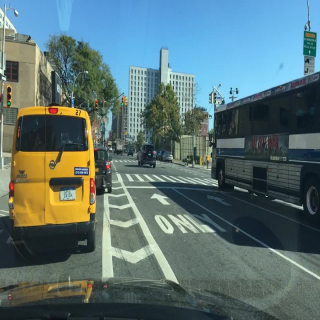
#> input picture v_data/0a022bf4-abaf66af_rgb.png, 320 x 320 px; its folder holds 4 pictures in this run
$ python main.py
#> lines starting #> are read from the running program, lines starting #| are printed output that depends on the picture; after the words box and inside, x2 and y2 are one past the last pixel; in counts of white or black regions, pixels touching at a corner belong together
### v_code/clustering.py
import numpy as np
from kruskal import kruskal

# Input:
# - dataP:          Data points (numCoordinates x numPoints)
#                   if data points is numPoints x numPoints, data points
#                   transposed symetric matrix
# - confLevel:      Confidence level for calculating weight threshold (0~1)
# - minRate:        Noise cluster(data) if cluster size smaller than minRate*numPoints (0~1)
# - lambda:         Regularization parameter of the SMCE optimization program
# - KMax:           Maximum neighborhood size to select the sparse neighbors from
# - verbose:        True if want to see the optimization information, else false
# - visualization:  Visualization clustering
# Output:
# - fClusterPCoordinate:    Cluster coordinates (numCorrdinates x numClusters)
# - fClsuterPVoting:        Number of datas for each cluster (numClusters)
# - fClusterPSumweight:     Sum of weights for each cluster (numClusters)
# - pointToClusterNo:       Cluster No. for each data (numPoints)

def clustering(dataP,confLevel=0.95,minRate=0.01,_lambda=10,KMax=50,verbose=False,visualization=False):
    numPoints = len(dataP)
    #print(numPoints)
    print("********************** Clustering **********************")

    # Complete Graph and Kruskal MST
    distMatrix = np.zeros((numPoints, numPoints))
    repEdges = np.zeros((numPoints*(numPoints-1),2))
    repEdgeWeights = np.zeros((numPoints*(numPoints-1),1))

    count = 0

    for k in range(numPoints):
        for l in range(k+1,numPoints):
            dist = np.linalg.norm(dataP[k][:]-dataP[l][:],2)

            distMatrix[k][l] = dist
            distMatrix[l][k] = dist

            repEdges[count][0] = k
            repEdges[count][1] = l
            repEdgeWeights[count][0] = dist

            count += 1

            repEdges[count][0] = l
            repEdges[count][1] = k
            repEdgeWeights[count][0] = dist

            count += 1

    totalWeight, ST, XSt = kruskal(repEdges, repEdgeWeights)


    #print(distMatrix)


    return 1

### v_code/kruskal.py
import numpy as np
from operator import itemgetter

# function [w_st, ST, X_st] = kruskal(X, w)
#
# This function finds the minimum spanning tree of the graph where each
# edge has a specified weight using the Kruskal's algorithm.
#
# Assumptions
# -----------
#     N:  1x1  scalar      -  Number of nodes (vertices) of the graph
#    Ne:  1x1  scalar      -  Number of edges of the graph
#   Nst:  1x1  scalar      -  Number of edges of the minimum spanning tree
#
# We further assume that the graph is labeled consecutively. That is, if
# there are N nodes, then nodes will be labeled from 1 to N.
#
# INPUT
#
#     X:  NxN logical      -  Adjacency matrix
#             matrix          If X(i,j)=1, this means there is directed edge
#                             starting from node i and ending in node j.
#                             Each element takes values 0 or 1.
#                             If X symmetric, graph is undirected.
#
#  or     Nex2 double      -  Neighbors' matrix
#              matrix         Each row represents an edge.
#                             Column 1 indicates the source node, while
#                             column 2 the target node.
#
#     w:  NxN double       -  Weight matrix in adjacency form
#             matrix          If X symmetric (undirected graph), w has to
#                             be symmetric.
#
#  or     Nex1 double      -  Weight matrix in neighbors' form
#              matrix         Each element represents the weight of that
#                             edge.
#
#
# OUTPUT
#
#  w_st:    1x1 scalar     -  Total weight of minimum spanning tree
#    ST:  Nstx2 double     -  Neighbors' matrix of minimum spanning tree
#               matrix
#  X_st:  NstxNst logical  -  Adjacency matrix of minimum spanning tree
#                 matrix      If X_st symmetric, tree is undirected.
#
# EXAMPLES
#
# Undirected graph
# ----------------
# Assume the undirected graph with adjacency matrix X and weights w:
#
#         1
#       /   \
#      2     3
#     / \
#    4 - 5
#
# X = [0 1 1 0 0;
#      1 0 0 1 1;
#      1 0 0 0 0;
#      0 1 0 0 1;
#      0 1 0 1 0];
#
# w = [0 1 2 0 0;
#      1 0 0 2 1;
#      2 0 0 0 0;
#      0 2 0 0 3;
#      0 1 0 3 0];
#
# [w_st, ST, X_st] = kruskal(X, w);
# The above function gives us the minimum spanning tree.
#
#
# Directed graph
# ----------------
# Assume the directed graph with adjacency matrix X and weights w:
#
#           1
#        / ^ \
#       / /   \
#      v       v
#       2 ---> 3
#
# X = [0 1 1
#      1 0 1
#      0 0 0];
#
# w = [0 1 4;
#      2 0 1;
#      0 0 0];
#
# [w_st, ST, X_st] = kruskal(X, w);
# The above function gives us the minimum directed spanning tree.
#
#

# [5 lines left out: function cnvrtX2ne, not called in this run]

def cnvrtw2ne(w, ne):
    return w

def kruskal(X, w):
    print("********************** Kruskal MST **********************")
    isUndirGraph = 1

    # [4 lines of commented-out code are left out]

    if X.shape[0] == X.shape[1] and (X[:]==1).sum()==len(X)*len(X[0]):
        if (X-X.transpose()).any().any():
            isUndirGraph = 0
        ne = cnvrtX2ne(X, isUndirGraph)
    else:
        #size(unique(sort(X,2),'rows'),1)~=size(X,1)
        X.sort(axis=1)
        for i in range(len(X)):
            print(X[i])
        X = X.tolist()
        #print(X)
        tmp = list(set([tuple(ti) for ti in X]))
        #print(tmp)
        tmp.sort()
        #print(tmp)
        tmp_len = len(tmp)
        #print(len(X))
        if tmp_len != len(X):
            isUndirGraph = 0

        ne = X

        return 1,1,1


    # print(X.shape[0])

    # Convert logical adjacent matrix to neighbors' matrix
    return 1,1,1

### v_code/main.py
import cv2
import numpy as np
import os
from operator import itemgetter
import matplotlib.pyplot as plt
from mpl_toolkits.mplot3d import Axes3D
from clustering import clustering

# data folder
path_dir = "../v_data"

# raw name
raw_list = os.listdir(path_dir)

# remove .png
file_list = [x[:-4] for x in raw_list]

rgb_list = []
line_list = []

# add path + name + format
for x in file_list:
    if "line" in x:
        line_list.append(path_dir+"/{}.png".format(x))
    elif "rgb" in x:
        rgb_list.append(path_dir+"/{}.png".format(x))

line_list.sort()
rgb_list.sort()

num_list = len(rgb_list)

# HoughLinesP parameters
threshold = 50
# minLineLength -> height / 2
minLineLength = 50
maxLineGap = 50
numPointRank = 100

# Distance Minimum
dist_threshold = 70

def plot_circle(VD3D):
    fig = plt.figure()
    ax = fig.add_subplot(111, projection='3d')
    #ax.set_aspect('equal')

    u = np.linspace(0,2*np.pi, 100)
    # u = np.linspace(0, 2 * np.pi, 100)
    v = np.linspace(0, np.pi, 100)

    x = 1 * np.outer(np.cos(u), np.sin(v))
    y = 1 * np.outer(np.sin(u), np.sin(v))
    z = 1 * np.outer(np.ones(np.size(u)), np.cos(v))
    #for i in range(2):
    #    ax.plot_surface(x+random.randint(-5,5), y+random.randint(-5,5), z+random.randint(-5,5),  rstride=4, cstride=4, color='b', linewidth=0, alpha=0.5)
    elev = 1.0
    rot = 1.0 / 180 * np.pi
    ax.plot_surface(x, y, z,  rstride=4, cstride=4, color='y', linewidth=0, alpha=0.5)
    #calculate vectors for "vertical" circle
    a = np.array([-np.sin(elev / 180 * np.pi), 0, np.cos(elev / 180 * np.pi)])
    # a = np.array([-VD3D[0][0], -VD3D[0][1], -VD3D[0][2]])
    # b = np.array([0, 1, 0])
    b = np.array([VD3D[0][0], VD3D[0][1], VD3D[0][2]])
    b = b * np.cos(rot) + np.cross(a, b) * np.sin(rot) + a * np.dot(a, b) * (1 - np.cos(rot))
    #ax.plot(np.sin(u),np.cos(u),0,color='k', linestyle = 'dashed')
    horiz_front = np.linspace(0, np.pi, 100)
    #ax.plot(np.sin(VD3D[0][0]),np.cos(VD3D[0][1]),VD3D[0][2],color='k')
    vert_front = np.linspace(np.pi / 2, 3 * np.pi / 2, 100)
    #ax.plot(a[0] * np.sin(u) + b[0] * np.cos(u), b[1] * np.cos(u), a[2] * np.sin(u) + b[2] * np.cos(u),color='k', linestyle = 'dashed')
    # ax.plot(b[0] * np.sin(u), b[1] * np.cos(u), b[2] * np.cos(u),color='k', linestyle = 'dashed')
    #ax.plot(a[0] * np.sin(vert_front) + b[0] * np.cos(vert_front), b[1] * np.cos(vert_front), a[2] * np.sin(vert_front) + b[2] * np.cos(vert_front),color='k')

    for VD3D_tmp in VD3D:
        ax.scatter(VD3D_tmp[0], VD3D_tmp[1], VD3D_tmp[2], color="r", s=20)

    ax.view_init(elev = elev, azim = 0)


    plt.show()

# Distance Calculator
def dist_calc(line):
    x1, y1, x2, y2 = line[0]

    dist = (x1-x2)**2+(y1-y2)**2

    return np.sqrt(dist)

# Normalization
# def line_norm(real_lines):
#     for real_line in real_lines:
#         print(real_line)

# Angle Calculator
#def ang_calc(line)

# 일단 귀찮으니 함수화 x
# Main Loop

for x in range(num_list):
    rgb_img = cv2.imread(rgb_list[x],cv2.IMREAD_COLOR)
#> rgb_img is the input picture: shape (320, 320, 3); mean B, G, R 115, 114.3, 91.3
    line_img = cv2.imread(line_list[x],cv2.IMREAD_GRAYSCALE)
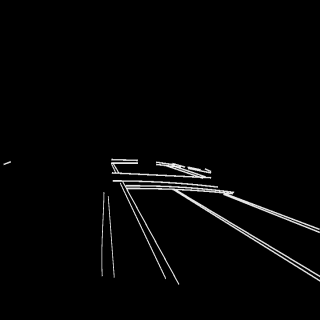
#> input picture v_data/0a022bf4-abaf66af_line.png, 320 x 320 px
#> line_img is the input picture: shape (320, 320); min 0, max 252, mean 4.7

    (img_size_x, img_size_y) = rgb_img.shape[:2]
#> img_size_x = 320; img_size_y = 320

    print("* size_x : ", img_size_x, end = '  ')
#| * size_x :  320
    print("* size_y : ", img_size_y)
#| * size_y :  320

    real_lines = []
    #edges = cv2.Canny(line_img, 70, 150, apertureSize = 7)

    #lines = cv2.HoughLinesP(line_img, 1, np.pi/180, threshold, minLineLength)
    lines = cv2.HoughLinesP(line_img, 1, np.pi/180, threshold, minLineLength)
#> lines = 73 rows, first 6: [165, 185, 263, 244], [130, 162, 132, 163], [168, 185, 319, 276], [277, 216, 319, 232], [241, 202, 309, 227], [215, 216, 312, 275]
    print("Number of Line : ", len(lines))
#| Number of Line :  73

    # exclude vertical, horizon lines and short lines
    for line in lines:

        x1, y1, x2, y2 = line[0]

        angle = 0.0
        angle = np.arctan2(y2-y1,x2-x1) * 180 / np.pi
        dist = dist_calc(line)

        #print(angle)
        #print(dist)

        if x1 == x2 or y1 == y2 or (angle < 3 and angle > -3):
            continue
            #cv2.line(rgb_img, (x1,y1), (x2,y2), (255,0,0),2)
        #Filtering out using Distance
        elif dist > dist_threshold:
            tmp = np.array([[dist]])
            tmp_line = np.concatenate((line[0],tmp[0]))
            #new_line = np.array([tmp_line])
            # new_line = list(tmp_line)
            new_line = tmp_line
            #print(new_line)

            real_lines.append(new_line)
            #print(new_line)
            cv2.line(rgb_img, (x1,y1), (x2,y2), (0,255,0),2)
        else:
            continue
#> this loop made 73 passes
#> (angle, dist, tmp, new_line) on passes 1, 3, 5, 6, 9, 13, 14, 24, 38: (31.05, 114.4, [114.4], [165, 185, 263, 244, 114.4]), (31.08, 176.3, [176.3], [168, 185, 319, 276, 176.3]), (20.19, 72.45, [72.45], [241, 202, 309, 227, 72.45]), (31.31, 113.5, [113.5], [215, 216, 312, 275, 113.5]), (21.16, 99.72, [99.72], [209, 187, 302, 223, 99.72]), (65.02, 97.08, [97.08], [124, 190, 165, 278, 97.08]), (61.7, 118.1, [118.1], [122, 180, 178, 284, 118.1]), (-88.51, 77.03, [77.03], [101, 269, 103, 192, 77.03]), (31.22, 77.18, [77.18], [253, 240, 319, 280, 77.18])
#> (angle, dist) on passes 2, 4, 7, 8, 10, 11: (26.57, 2.24), (20.85, 44.94), (45, 1.41), (45, 1.41), (32.47, 13.04), (19.98, 11.7)
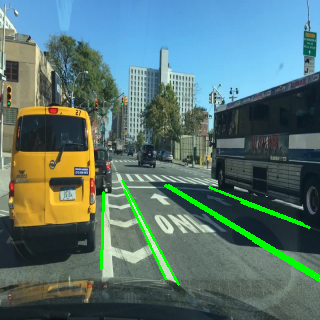
#> rgb_img: shape (320, 320, 3); 2.2% of pixels changed, all inside (x1, y1, x2, y2) = (100, 179, 320, 286)

    print("Number of Filtered Line : ", len(real_lines))
#| Number of Filtered Line :  9

    # set camera vector
    camera_vec = np.array([[(img_size_x+img_size_y)/2, 0, img_size_x/2],[0, (img_size_x+img_size_y)/2,img_size_y/2],[0, 0, 1]])

    # print(type(real_lines[0]))
    # print(np.shape(real_lines))
    # print(real_lines)

    # sort line distance
    sorted_lines = sorted(real_lines, key=itemgetter(4), reverse = True)
    #sorted_lines = real_lines.sort(key=itemgetter(4))

    #print(sorted_lines)

    interpretation_plane = []
    # make interpretation planes between lines
    for lines in sorted_lines:
        x1,y1,x2,y2,dist = lines

        point_1 = np.array([[x1], [y1], [1]])
        line_point_1 = np.linalg.inv(camera_vec)
        line_point_1 = np.matmul(line_point_1, point_1)

        #print(line_point_1)

        point_2 = np.array([[x2], [y2], [1]])
        line_point_2 = np.linalg.inv(camera_vec)
        line_point_2 = np.matmul(line_point_2, point_2)

        #print(line_point_2)

        cross_two_line = np.cross(line_point_1.transpose(), line_point_2.transpose())

        #print(cross_two_line)

        interpretation_plane.append(cross_two_line/np.sqrt(cross_two_line[0][0]**2+cross_two_line[0][1]**2+cross_two_line[0][2]**2))
#> this loop made 9 passes
#> lines on passes 1 to 9: [168, 185, 319, 276, 176.3], [122, 180, 178, 284, 118.1], [165, 185, 263, 244, 114.4], [215, 216, 312, 275, 113.5], [209, 187, 302, 223, 99.72], [124, 190, 165, 278, 97.08], [253, 240, 319, 280, 77.18], [101, 269, 103, 192, 77.03], [241, 202, 309, 227, 72.45]

        #print(interpretation_plane)


    VD3D = []

    # make (candidate) vanishing directions between interpretation planes
    tmp_count = 0
    for i in range(0,len(interpretation_plane)):
        for j in range(i+1,len(interpretation_plane)):
            tmp_count += 1
            tmp_product = np.cross(interpretation_plane[i],interpretation_plane[j])
            #print(tmp_product.shape)
            #print(tmp_product)

            #print(tmp_product[0][1])
            tmp_product_norm = tmp_product/np.sqrt(tmp_product[0][0]**2+tmp_product[0][1]**2+tmp_product[0][2]**2);

            if tmp_product_norm[0][2] < 0:
                tmp_product_norm[0] = -tmp_product_norm[0]

            VD3D.append(tmp_product_norm[0])
#> this loop made 9 passes

    #print(len(VD3D))


    VP = []

    # change (candidate) vanishing direction 3-d to (candidate) vanishing points (2-d)
    for i in range(len(VD3D)):
        tmp_vp = np.matmul(camera_vec,VD3D[i].transpose())
        tmp_vp = tmp_vp/VD3D[i][2]

        if (tmp_vp[0] >= 0 and tmp_vp[0] <= img_size_x) or (tmp_vp[1] >= img_size_y and tmp_vp[1] <= img_size_y):
           cv2.circle(rgb_img, (int(tmp_vp[0]),int(tmp_vp[1])),3,(0,0,255),-1)

        #print(i , " : ", tmp_vp)
        VP.append(tmp_vp)
#> this loop made 36 passes
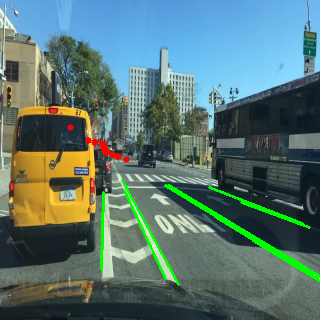
#> rgb_img: shape (320, 320, 3); 0.28% of pixels changed, all inside (x1, y1, x2, y2) = (67, 124, 130, 163)

        #cv2.circle(rgb_img, (int(tmp_vp[0]),int(tmp_vp[1])),3,(0,0,255),-1)


    #print(VD3D)

    # make score for each candidate vanishing points
    score_matrix = np.zeros((len(VD3D),len(VD3D)))
#> score_matrix: shape (36, 36) float64; every value is 0

    #print(score_matrix.shape)
    #print(VP)

    #[103.88763198, 146.3627451 ,   1.        ]
    #[-262.90243902,  -74.68292683,    1.        ]
    # 428.2478


    for i in range(len(VD3D)):
        for j in range(i+1,len(VD3D)):

            # print(i, " : ", VP[i][:2])
            # print(j, " : ", VP[j][:2])
            dist = np.linalg.norm(VP[i][:2]-VP[j][:2],2)
            # print(dist)

            if dist < 1:
                dist = 1

            score_matrix[i][j] = 1/dist
            score_matrix[j][i] = score_matrix[i][j]
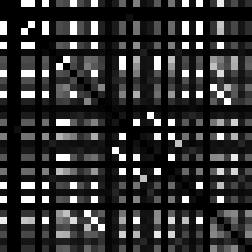
#> score_matrix: shape (36, 36) float64 (shown 7 times larger); min 0, max 1, mean 0.192

    # score_vector = sum(score_matrix)/sum(sum(sum(score_matrix)))
    sum_score_matrix = score_matrix.sum(axis = 1)
    sum_score_vector = sum_score_matrix.sum()

    score_vector = sum_score_matrix/sum_score_vector

    #print(score_vector.shape)

    #print(score_vector)

    sorted_score_vector = np.sort(score_vector)[::-1]

    score_idx = []

    for i in range(len(sorted_score_vector)):
        tmp_index = np.where(score_vector == sorted_score_vector[i])
        #print(tmp_index[0][0])
        score_idx.append(tmp_index[0][0])
    #print(score_idx)
    # print(sorted_score_vector)
    #print(score_matrix)

    # extract top N candidate vanishing points
    if len(VP) < numPointRank:
        numPointRank = len(VP)

    topN_VP = []

    for i in range(numPointRank):
        topN_VP.append(VP[score_idx[i]][0:2])
        print(topN_VP[i])
    # print(topN_VP)


    a = clustering(topN_VP)
#> after the loop in clustering, `for k in range(numPoints):`:
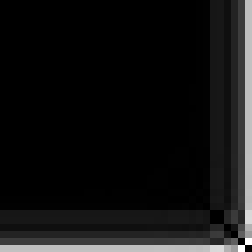
#> distMatrix: shape (36, 36) float64 (shown 7 times larger); min 0, max 4659.9, mean 347.4; drawn with min black and max white
#> the loop in kruskal, `for i in range(len(X)):` made 1260 passes
#| [0. 1.]
#| [0. 1.]
#| [0. 2.]
#| [0. 2.]
#| [0. 3.]
#| [0. 3.]
#| [0. 4.]
#| [0. 4.]
#> (further printed lines are left out)

    print("a", a)
    # [24 lines of commented-out code are left out]

    cv2.imshow("CANNY", rgb_img)
    cv2.imshow("LINE",line_img)
    #plot_circle(VD3D)


    cv2.waitKey(300000)
#> pass 2 of the loop `for x in range(num_list):`:
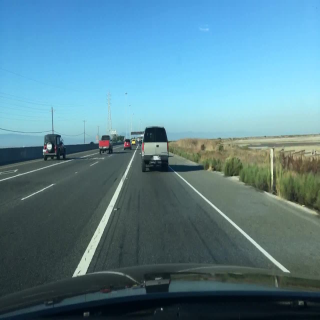
#> input picture v_data/0a0a0b1a-7c39d841_rgb.png, 320 x 320 px
#> rgb_img is the input picture: shape (320, 320, 3); mean B, G, R 145.6, 131.2, 89.3
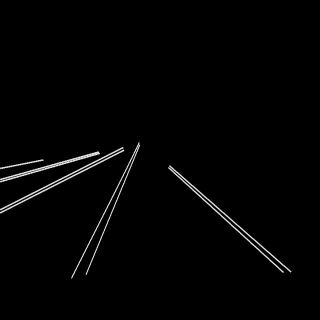
#> input picture v_data/0a0a0b1a-7c39d841_line.png, 320 x 320 px
#> line_img is the input picture: shape (320, 320); min 0, max 229, mean 3.3
#> the loop `for line in lines: ` made 54 passes
#> line on passes 1 to 8: [[168, 167, 283, 271]], [[169, 165, 291, 271]], [[0, 208, 89, 165]], [[212, 204, 215, 207]], [[217, 208, 238, 227]], [[11, 175, 99, 153]], [[199, 196, 283, 272]], [[71, 277, 139, 143]]
#> the loop `for lines in sorted_lines:` made 9 passes
#> lines on passes 1 to 8: [169, 165, 291, 271, 161.6], [168, 167, 283, 271, 155.1], [71, 277, 139, 143, 150.3], [199, 196, 283, 272, 113.3], [0, 208, 89, 165, 98.84], [0, 211, 89, 168, 98.84], [11, 175, 99, 153, 90.71], [0, 182, 77, 160, 80.08]
#> the loop `for i in range(0,len(interpretation_plane)):` made 9 passes
#> the loop `for i in range(len(VD3D)):` made 36 passes
#> after the loop `for i in range(len(VD3D)):`:
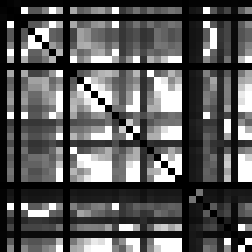
#> score_matrix: shape (36, 36) float64 (shown 7 times larger); min 0, max 1, mean 0.343
#> the loop `for i in range(len(sorted_score_vector)):` made 36 passes
